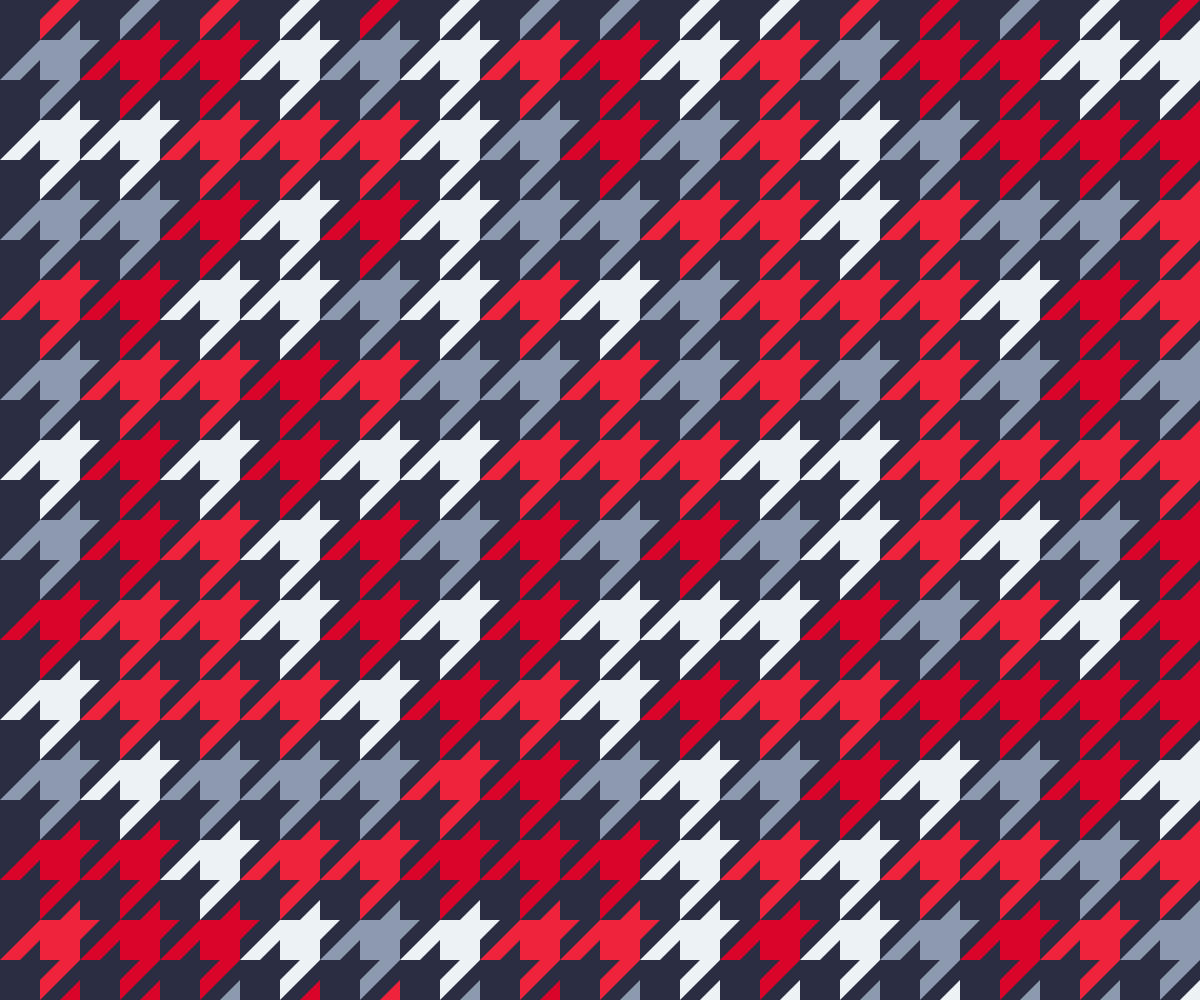
Frame 1 (no input)
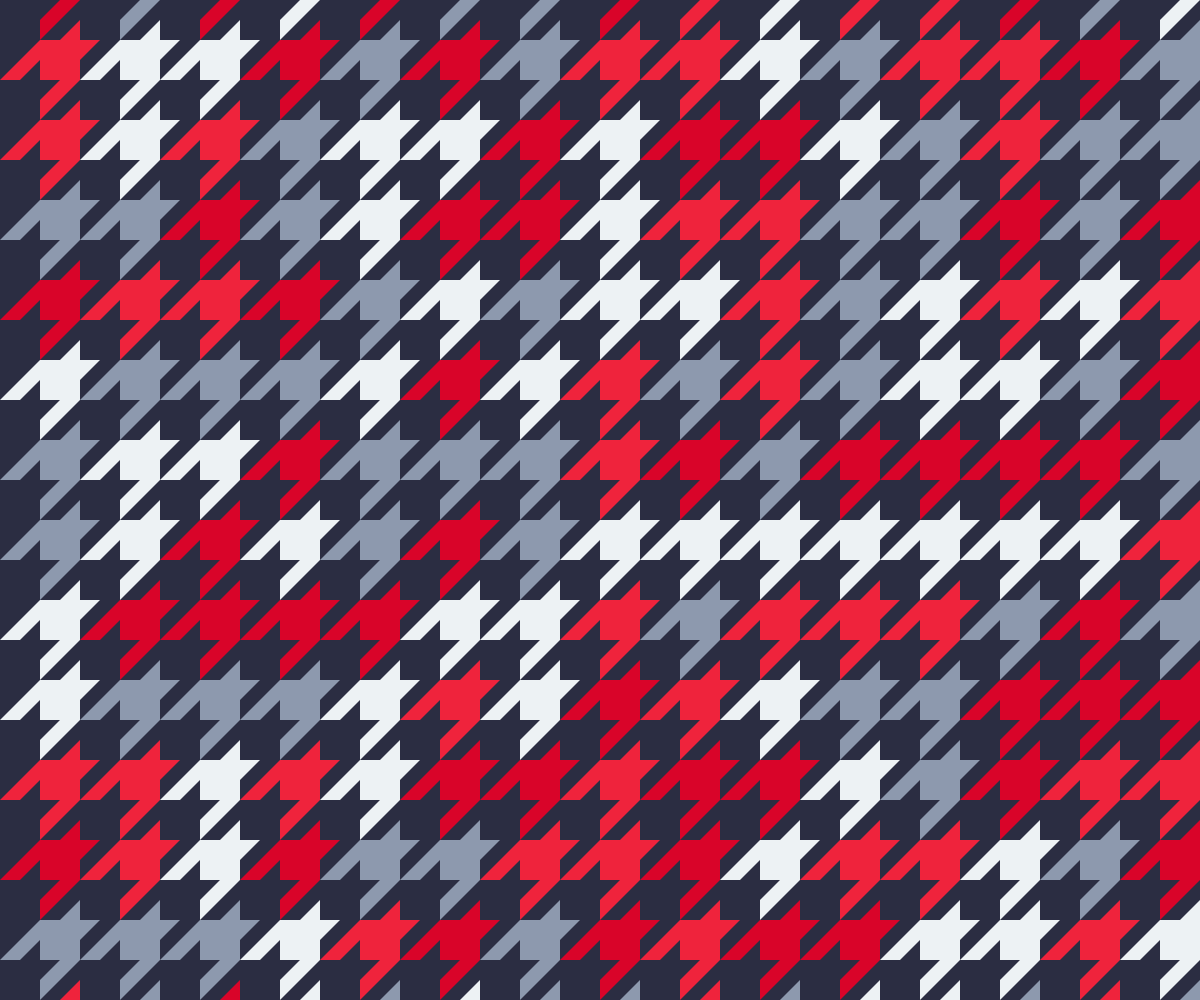
Frame 2 (the mouse pressed at the canvas centre, redrawn once)

The p5.js sketch that drew these frames (run headless with seeded random() and noise() and a simulated clock; the mouse was pressed at the canvas centre and the sketch redrawn once):

// p5.js sketch
// ── sketch.js
"use strict"

const COLORS = ["#8D99AE", "#EDF2F4", "#EF233C", "#D90429"];
const BLACK = "#2B2D42";

function setup(){
	createCanvas(windowWidth, windowHeight);
	angleMode(DEGREES); rectMode(CENTER); imageMode(CENTER);
	textAlign(CENTER, CENTER); textSize(14);
	noLoop();
}

function draw(){
	background(BLACK);

	noFill();
	//stroke(BLACK); strokeWeight(1);
	noStroke();

	const len = 20;
	const pX = len * 4;
	const pY = len * 4;
	const rows = floor(height / pY) + 2;
	const cols = floor(width / pX) + 2;
	for(let r=0; r<rows; r++){
		for(let c=0; c<cols; c++){
			const x = c * pX;
			const y = r * pY;
			drawChidori(x, y, len);
		}
	}
}

function drawChidori(x, y, len){

	const dirs = [315, 315, 0, 315, 90, 0, 135, 90, 135, 135, 270, 315, 180, 270, 135];
	fill(getColor());
	drawShape(x, y, len, 0, dirs);
}

function drawShape(x, y, len, rot, dirs){
	push();
	translate(x, y);
	rotate(rot);
	beginShape();
	let current = {x: 0, y: 0};
	vertex(current.x, current.y);
	for(let dir of dirs){
		if(dir%90==0){
			current.x += len * cos(dir);
			current.y += len * sin(dir);
		}else{
			current.x += len * cos(dir) * sqrt(2);
			current.y += len * sin(dir) * sqrt(2);
		}
		vertex(current.x, current.y);
	}
	endShape(CLOSE);
	pop();
}

function getColor(){
	return COLORS[floor(random()*COLORS.length)];
}
